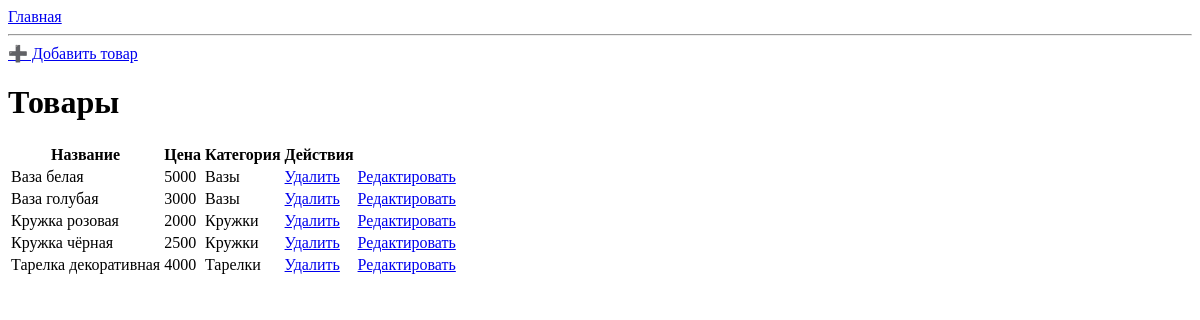
/admin/products, run on an earlier commit of the app's database.
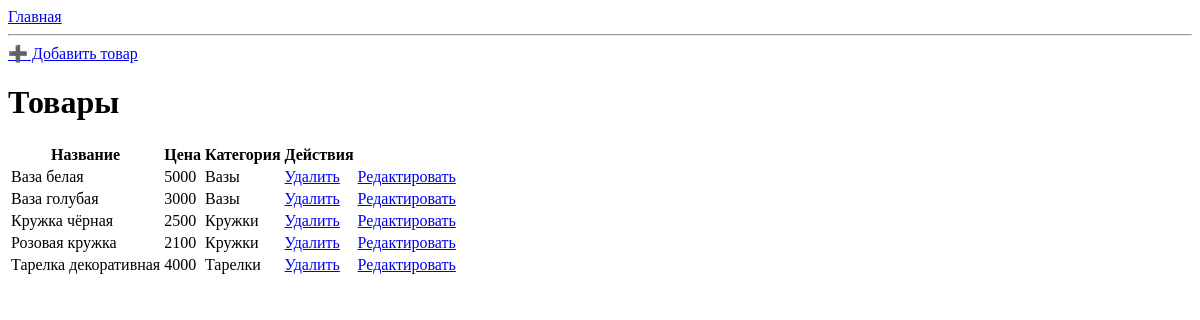
And on a later commit of the database.
### tables this page shows
CREATE TABLE products (
    id TEXT PRIMARY KEY,
    name TEXT NOT NULL,
    description TEXT,
    price INTEGER NOT NULL,
    img TEXT,
    category_id INTEGER,
    FOREIGN KEY (category_id) REFERENCES categories(id)
    );

CREATE TABLE categories (
    id INTEGER PRIMARY KEY AUTOINCREMENT,
    name TEXT NOT NULL UNIQUE,
    slug TEXT NOT NULL UNIQUE,
    description TEXT
    );

### routes/admin.py (the view)
@admin_bp.route("/admin/products")
def admin_products():
    products = get_all_products()
    return render_template("admin/products.html", products=products)

### app.py (called while the page is built)
@app.context_processor
def inject_cart_count():
    cart = session.get("cart", {})
    return {"cart_count": sum(cart.values())}

### db.py (called while the page is built)
def get_db_connection():
    conn = sqlite3.connect("shop.db")
    conn.row_factory = sqlite3.Row
    return conn

def get_all_products(category_slug=None, sort_by='name', order='ASC'):
    conn = get_db_connection()
    query = """SELECT products.*, categories.name AS category_name, categories.slug AS category_slug
            FROM products
            LEFT JOIN categories
            ON products.category_id = categories.id"""
    params = []
    if category_slug:
        query += " WHERE categories.slug = ?"
        params.append(category_slug)
    allowed_sort_fields = {'name': 'products.name', 'price': 'products.price'}
    sort_field = allowed_sort_fields.get(sort_by, 'products.name')
    allowed_sort_orders = ('ASC', 'DESC')
    order = order.upper() if order.upper() in allowed_sort_orders else 'ASC'
    query += f" ORDER BY {sort_field} {order}"
    products = conn.execute(query, params).fetchall()
    conn.close()
    return products

### templates/admin/products.html
{% extends 'admin/base.html' %}
{% block content %}
    <a href="{{url_for('admin.new_product')}}">➕ Добавить товар</a>
    <h1>Товары</h1>
    <table>
        <tr>
            <th>Название</th>
            <th>Цена</th>
            <th>Категория</th>
            <th>Действия</th>
        </tr>
        {% for product in products %}
            <tr>
                <td>{{product.name}}</td>
                <td>{{product.price}}</td>
                <td>
                    {% if product.category_name %}
                        {{product.category_name}}
                    {% else %}
                        —
                    {% endif %}
                </td>
                <td>
                    <a href="{{url_for('admin.delete_product_route', product_id=product.id)}}"
                    onclick="return confirm('Удалить товар?')">
                        Удалить
                    </a>
                </td>
                <td>
                    <a href="{{url_for('admin.edit_product', product_id=product.id)}}">
                        Редактировать
                    </a>
                </td>
            </tr>
        {% endfor %}
    </table>
{% endblock %}

### templates/admin/base.html (shortened to what this page needs)
<!DOCTYPE html>
<html>
<head>
</head>
<body>
    <nav>
        <a href="{{url_for('admin.admin')}}">Главная</a>
    </nav>
    <hr>
    {% block content %}
    {% endblock %}
</body>
</html>

What changed in the data, as far as the page shows it:
removed products: name "Кружка розовая", price "2000", category_name "Кружки"
added products: name "Розовая кружка", price "2100", category_name "Кружки"
